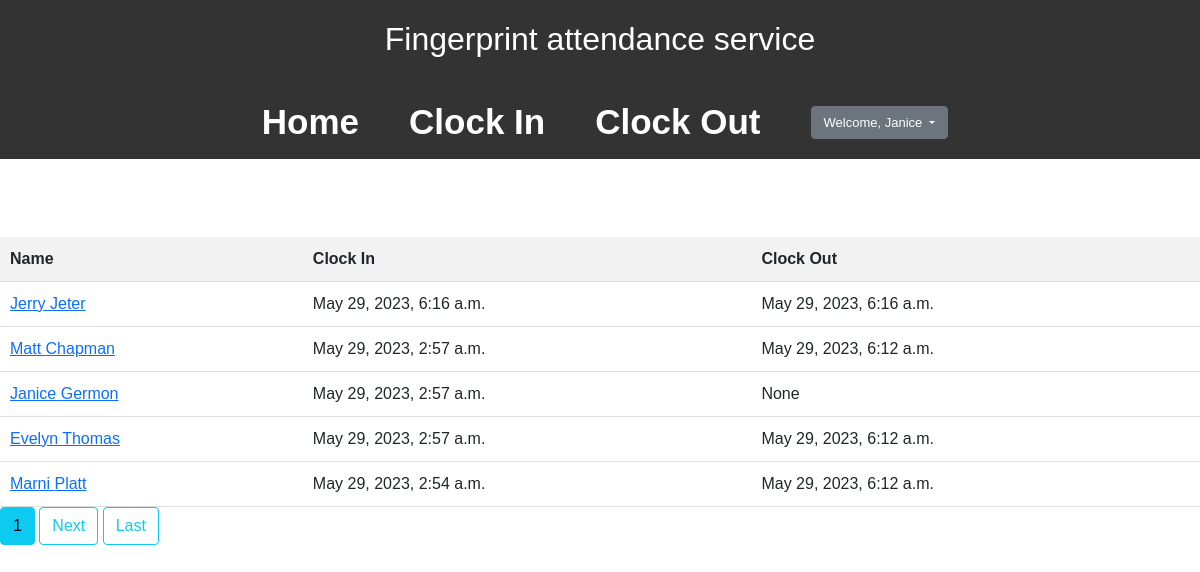
The page /attendance/ (signed in) on the database its author committed.
### fingerprint/models.py (models this page shows)
class Student(models.Model):
    user = models.OneToOneField(User,on_delete=models.SET_NULL,null=True)
    fingerprint = models.ImageField(upload_to='fingerprints/')
    def __str__(self):
        return self.user.first_name

class Attendance(models.Model):
    student = models.ForeignKey(Student, on_delete=models.CASCADE,related_name='attendances')
    clock_in_time = models.DateTimeField(null=True, blank=True)
    clock_out_time = models.DateTimeField(null=True, blank=True)

### fingerprint/views.py (the view)
# urls.py: path('attendance/', view_attendance, name='attendance'),
@login_required
def view_attendance(request):
    page_num = request.GET.get('page', 1)
    today = datetime.today()
    attendance_records = []
    for student in Student.objects.annotate(
    last_clock_in=Max('attendances__clock_in_time')
).order_by('-last_clock_in'):
        attendance_records.append({
            'student': student,
            'attendance': Attendance.objects.filter(Q(student=student) & (Q(clock_in_time__date=today) | Q(clock_out_time__date=today)) ).last()
        })
    context = {'attendance_records': attendance_records}
    paginator = Paginator(attendance_records, 5)
    try:
        page_obj = paginator.page(page_num)
    except PageNotAnInteger:
        page_obj = paginator.page(1)
    except EmptyPage:
        page_obj = paginator.page(paginator.num_pages)
    print(context['attendance_records'])
    return render(request, 'view_attendance.html', {'page_obj':page_obj})

### templates/view_attendance.html
{% extends 'base.html' %}
{% load static %}
{% block css %}
	<link rel="stylesheet" href="{% static 'book/home.css' %}">
{% endblock %}
{% block content %}
<table>
		<tr>
			<th>Name</th>
			<th>Clock In</th>
			<th>Clock Out</th>
		</tr>
    {% for attendance in page_obj %}
        <tr>
            <td> <a href="{% url 'student-attendances' attendance.student.id %}"> {{ attendance.student.user.first_name }} {{attendance.student.user.last_name}}</a> </td>
            <td> {{ attendance.attendance.clock_in_time }} </td>
            <td> {{ attendance.attendance.clock_out_time }} </td>
        </tr>
    {% endfor %}
</table>
{% include 'pagination.html' %}
{% endblock %}

### templates/base.html (shortened to what this page needs)
<!doctype html>
{% load static %}
<html lang="en">
  <head>
      <link href="https://cdn.jsdelivr.net/npm/bootstrap@5.0.2/dist/css/bootstrap.min.css" rel="stylesheet">
      <link rel="stylesheet" href="{% static 'user/base.css' %}">
      {% block css %}
      {% endblock %}
  </head>
  <body>
  	<header>
		<h2>Fingerprint attendance service</h2>
	</header>
    <nav class="navbar">
        {% if user.is_authenticated %}
     <a href="{% url 'attendance' %}"><b style="font-size: 35px">Home</b></a>
        {% endif %}
      <a style="margin-right: 40px;margin-left: 40px" href="{% url 'clockin' %}"><b style="font-size: 35px">Clock In</b></a>
      <a href="{% url 'clockout' %}"><b style="font-size: 35px">Clock Out</b></a>
{% if user.is_authenticated %}
    <div class="dropdown" style="margin-left: 40px">
  <button class="btn btn-secondary dropdown-toggle" style="width: 100%;font-size: 13px" type="button" id="dropdownMenuButton1" data-bs-toggle="dropdown" aria-expanded="false">
    Welcome, {{ user }}
  </button>
</div>
    {% endif %}
</nav>
    <br>
    <br>
    {% block content %}
    {% endblock %}
  </body>
</html>

### static/user/base.css (style rules this page uses)
header { background-color: #333; color: #fff; padding: 20px; text-align: center; justify-content: center; }
.navbar { display: flex; justify-content: center; background-color: #333; color: #fff; padding: 10px; }
.navbar a { color: #fff; text-decoration: none; margin: 0 10px; font-size:120% ; }

### static/book/home.css (style rules this page uses)
body { font-family: Arial, sans-serif; margin: 0; padding: 0; }
table { width: 100%; border-collapse: collapse; margin-top: 30px; }
th, td { padding: 10px; text-align: left; border-bottom: 1px solid #ddd; }
th { background-color: #f2f2f2; }

### rows shown on the page
Student: student.user.first_name "Jerry", student.user.last_name "Jeter", attendance.clock_in_time "May 29, 2023, 6:16 a.m.", attendance.clock_out_time "May 29, 2023, 6:16 a.m."
Student: student.user.first_name "Matt", student.user.last_name "Chapman", attendance.clock_in_time "May 29, 2023, 2:57 a.m.", attendance.clock_out_time "May 29, 2023, 6:12 a.m."
Student: student.user.first_name "Janice", student.user.last_name "Germon", attendance.clock_in_time "May 29, 2023, 2:57 a.m.", attendance.clock_out_time "None"
Student: student.user.first_name "Evelyn", student.user.last_name "Thomas", attendance.clock_in_time "May 29, 2023, 2:57 a.m.", attendance.clock_out_time "May 29, 2023, 6:12 a.m."
Student: student.user.first_name "Marni", student.user.last_name "Platt", attendance.clock_in_time "May 29, 2023, 2:54 a.m.", attendance.clock_out_time "May 29, 2023, 6:12 a.m."

### other values the page prints
{{ user }} "Janice"
{{ page_obj.number }} "1"
